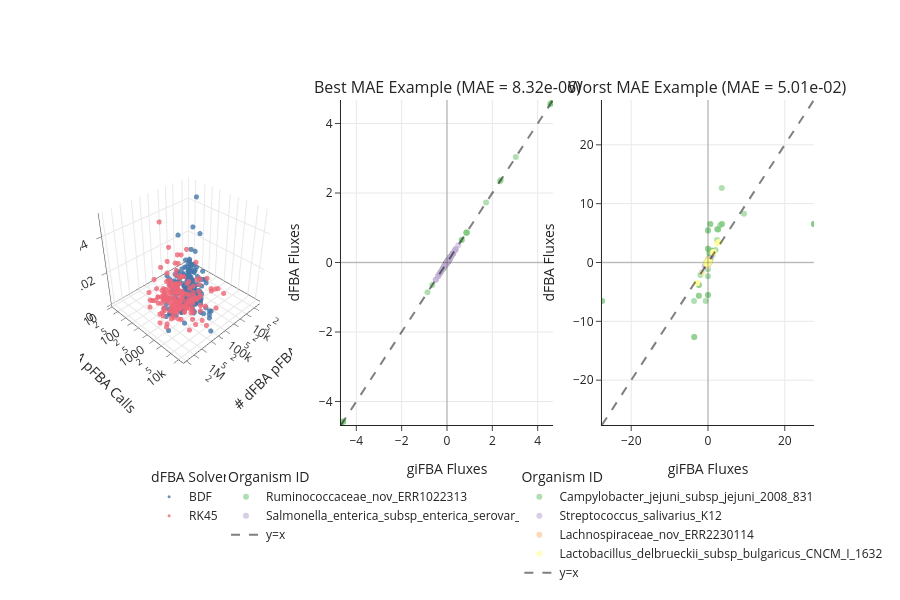

This figure's notebook cell:
### Markdown cell above
## 5. 3D efficiency scatter + best/worst-example flux comparison

### Code cell
df_filtered = df[filter_mask]

X_data = df_filtered["dfba_pfba_calls"].values
X_lab = "# dFBA pFBA Calls"
X_scale = "log"

if config.name == "AH_BI":
    Y_data = df_filtered["vmax"].values
    Y_lab = "Vmax"
    Y_scale = "log"
    yvar = "vmax"
else:
    Y_data = df_filtered["gifba_pfba_calls"].values
    Y_lab = "# giFBA pFBA Calls"
    Y_scale = "log"
    yvar = "log-pfba-ratio"

Z_data = eq_df_filtered["MAE"].values
Z_lab = "MAE"
Z_scale = "linear"

fig = make_subplots(
    rows=1,
    cols=3,
    specs=[[{"type": "scene"}, {"type": "xy"}, {"type": "xy"}]],
    subplot_titles=(
        "",
        "Best MAE Example (MAE = {:.2e})".format(eq_df_filtered["MAE"].min()),
        "Worst MAE Example (MAE = {:.2e})".format(eq_df_filtered["MAE"].max()),
    ),
)

for solver, color in bau.SOLVER_COLORS.items():
    solver_mask = (df_filtered["solver_method"] == solver).to_numpy()
    fig.add_trace(
        go.Scatter3d(
            x=X_data[solver_mask], y=Y_data[solver_mask], z=Z_data[solver_mask],
            mode="markers", name=solver,
            marker=dict(size=3, color=color, opacity=0.8),
            legend="legend",
        ),
        row=1, col=1,
    )

best_idx = eq_df_filtered["MAE"].idxmin()
worst_idx = eq_df_filtered["MAE"].idxmax()

gifba_best = gifba_fluxes_df.loc[best_idx]
dfba_best = dfba_fluxes_df.loc[best_idx].reindex(gifba_best.index)
best_color_map = bau.build_org_color_map(gifba_best.index.map(bau.get_org_index), plt.cm.Accent)
best_bounds = bau.add_flux_traces(fig, gifba_best, dfba_best, model_names.get(best_idx), best_color_map, "legend2", 2)

gifba_worst = gifba_fluxes_df.loc[worst_idx]
dfba_worst = dfba_fluxes_df.loc[worst_idx].reindex(gifba_worst.index)
worst_color_map = bau.build_org_color_map(gifba_worst.index.map(bau.get_org_index), plt.cm.Accent)
worst_bounds = bau.add_flux_traces(fig, gifba_worst, dfba_worst, model_names.get(worst_idx), worst_color_map, "legend3", 3)

camera_zoom = 2.0
fig.update_layout(
    scene=dict(
        xaxis_title=X_lab,
        yaxis_title=Y_lab,
        zaxis_title=Z_lab,
        xaxis=dict(type=X_scale, showgrid=True, zeroline=True, showticklabels=True),
        yaxis=dict(type=Y_scale, showgrid=True, zeroline=True, showticklabels=True),
        zaxis=dict(type=Z_scale, showgrid=True, zeroline=True, showticklabels=True),
        camera=dict(eye=dict(x=camera_zoom, y=camera_zoom, z=camera_zoom))
    ),
    height=600,
    showlegend=True,
    template="simple_white",
    legend=dict(
        title=dict(text="dFBA Solver"),
        orientation="v", x=0.15, y=-0.12, xanchor="center", yanchor="top",
    ),
    legend2=dict(
        title=dict(text="Organism ID"),
        orientation="v", x=0.50, y=-0.12, xanchor="center", yanchor="top",
    ),
    legend3=dict(
        title=dict(text="Organism ID"),
        orientation="v", x=0.85, y=-0.12, xanchor="center", yanchor="top",
    )
)

fig.show()
fig.write_html(FIG_DIR / f"3d_scatter_efficiency_{yvar}_mae_{config.name}.html")

### Figure 1 — Plotly figure (JSON) as saved in the notebook; plotly's stock layout.template omitted (floating-point values rounded to 4 significant figures; data arrays with more than 128 entries replaced by an {"elided": "..."} marker saying what was removed)
{"data": [{"legend": "legend", "marker": {"color": "#4477AA", "opacity": 0.8, "size": 3}, "mode": "markers", "name": "BDF", "scene": "scene", "type": "scatter3d", "x": {"elided": "205 int values"}, "y": {"elided": "205 float values"}, "z": {"elided": "205 float values"}}, {"legend": "legend", "marker": {"color": "#EE6677", "opacity": 0.8, "size": 3}, "mode": "markers", "name": "RK45", "scene": "scene", "type": "scatter3d", "x": {"elided": "171 int values"}, "y": {"elided": "171 float values"}, "z": {"elided": "171 float values"}}, {"hovertemplate": "<b>%{text}</b><br>giFBA: %{x:.4g}<br>dFBA: %{y:.4g}<extra>Ruminococcaceae_nov_ERR1022313</extra>", "legend": "legend2", "marker": {"color": "#7fc97f", "opacity": 0.6}, "mode": "markers", "name": "Ruminococcaceae_nov_ERR1022313", "text": {"elided": "3293 str values"}, "type": "scatter", "x": {"elided": "3293 float values"}, "xaxis": "x", "y": {"elided": "3293 float values"}, "yaxis": "y"}, {"hovertemplate": "<b>%{text}</b><br>giFBA: %{x:.4g}<br>dFBA: %{y:.4g}<extra>Salmonella_enterica_subsp_enterica_serovar_Enteritidis_str_607308_19</extra>", "legend": "legend2", "marker": {"color": "#beaed4", "opacity": 0.6}, "mode": "markers", "name": "Salmonella_enterica_subsp_enterica_serovar_Enteritidis_str_607308_19", "text": {"elided": "3214 str values"}, "type": "scatter", "x": {"elided": "3214 float values"}, "xaxis": "x", "y": {"elided": "3214 float values"}, "yaxis": "y"}, {"legend": "legend2", "line": {"color": "rgba(0, 0, 0, 0.5)", "dash": "dash"}, "mode": "lines", "name": "y=x", "type": "scatter", "x": [-4.676, 4.676], "xaxis": "x", "y": [-4.676, 4.676], "yaxis": "y"}, {"hovertemplate": "<b>%{text}</b><br>giFBA: %{x:.4g}<br>dFBA: %{y:.4g}<extra>Campylobacter_jejuni_subsp_jejuni_2008_831</extra>", "legend": "legend3", "marker": {"color": "#7fc97f", "opacity": 0.6}, "mode": "markers", "name": "Campylobacter_jejuni_subsp_jejuni_2008_831", "text": {"elided": "3293 str values"}, "type": "scatter", "x": {"elided": "3293 float values"}, "xaxis": "x2", "y": {"elided": "3293 float values"}, "yaxis": "y2"}, {"hovertemplate": "<b>%{text}</b><br>giFBA: %{x:.4g}<br>dFBA: %{y:.4g}<extra>Streptococcus_salivarius_K12</extra>", "legend": "legend3", "marker": {"color": "#beaed4", "opacity": 0.6}, "mode": "markers", "name": "Streptococcus_salivarius_K12", "text": {"elided": "3214 str values"}, "type": "scatter", "x": {"elided": "3214 float values"}, "xaxis": "x2", "y": {"elided": "3214 float values"}, "yaxis": "y2"}, {"hovertemplate": "<b>%{text}</b><br>giFBA: %{x:.4g}<br>dFBA: %{y:.4g}<extra>Lachnospiraceae_nov_ERR2230114</extra>", "legend": "legend3", "marker": {"color": "#fdc086", "opacity": 0.6}, "mode": "markers", "name": "Lachnospiraceae_nov_ERR2230114", "text": {"elided": "3053 str values"}, "type": "scatter", "x": {"elided": "3053 float values"}, "xaxis": "x2", "y": {"elided": "3053 float values"}, "yaxis": "y2"}, {"hovertemplate": "<b>%{text}</b><br>giFBA: %{x:.4g}<br>dFBA: %{y:.4g}<extra>Lactobacillus_delbrueckii_subsp_bulgaricus_CNCM_I_1632</extra>", "legend": "legend3", "marker": {"color": "#ffff99", "opacity": 0.6}, "mode": "markers", "name": "Lactobacillus_delbrueckii_subsp_bulgaricus_CNCM_I_1632", "text": {"elided": "2910 str values"}, "type": "scatter", "x": {"elided": "2910 float values"}, "xaxis": "x2", "y": {"elided": "2910 float values"}, "yaxis": "y2"}, {"legend": "legend3", "line": {"color": "rgba(0, 0, 0, 0.5)", "dash": "dash"}, "mode": "lines", "name": "y=x", "type": "scatter", "x": [-27.62, 27.62], "xaxis": "x2", "y": [-27.62, 27.62], "yaxis": "y2"}], "layout": {"annotations": [{"font": {"size": 16}, "showarrow": false, "text": "Best MAE Example (MAE = 8.32e-06)", "x": 0.5, "xanchor": "center", "xref": "paper", "y": 1, "yanchor": "bottom", "yref": "paper"}, {"font": {"size": 16}, "showarrow": false, "text": "Worst MAE Example (MAE = 5.01e-02)", "x": 0.8556, "xanchor": "center", "xref": "paper", "y": 1, "yanchor": "bottom", "yref": "paper"}], "height": 600, "legend": {"orientation": "v", "title": {"text": "dFBA Solver"}, "x": 0.15, "xanchor": "center", "y": -0.12, "yanchor": "top"}, "legend2": {"orientation": "v", "title": {"text": "Organism ID"}, "x": 0.5, "xanchor": "center", "y": -0.12, "yanchor": "top"}, "legend3": {"orientation": "v", "title": {"text": "Organism ID"}, "x": 0.85, "xanchor": "center", "y": -0.12, "yanchor": "top"}, "scene": {"camera": {"eye": {"x": 2, "y": 2, "z": 2}}, "domain": {"x": [0, 0.2889], "y": [0, 1]}, "xaxis": {"showgrid": true, "showticklabels": true, "title": {"text": "# dFBA pFBA Calls"}, "type": "log", "zeroline": true}, "yaxis": {"showgrid": true, "showticklabels": true, "title": {"text": "# giFBA pFBA Calls"}, "type": "log", "zeroline": true}, "zaxis": {"showgrid": true, "showticklabels": true, "title": {"text": "MAE"}, "type": "linear", "zeroline": true}}, "shapes": [{"line": {"color": "black", "width": 1.5}, "opacity": 0.2, "type": "line", "x0": 0, "x1": 0, "xref": "x", "y0": -4.676, "y1": 4.676, "yref": "y"}, {"line": {"color": "black", "width": 1.5}, "opacity": 0.2, "type": "line", "x0": -4.676, "x1": 4.676, "xref": "x", "y0": 0, "y1": 0, "yref": "y"}, {"line": {"color": "black", "width": 1.5}, "opacity": 0.2, "type": "line", "x0": 0, "x1": 0, "xref": "x2", "y0": -27.62, "y1": 27.62, "yref": "y2"}, {"line": {"color": "black", "width": 1.5}, "opacity": 0.2, "type": "line", "x0": -27.62, "x1": 27.62, "xref": "x2", "y0": 0, "y1": 0, "yref": "y2"}], "showlegend": true, "xaxis": {"anchor": "y", "domain": [0.3556, 0.6444], "range": [-4.676, 4.676], "showgrid": true, "title": {"text": "giFBA Fluxes"}}, "xaxis2": {"anchor": "y2", "domain": [0.7111, 1], "range": [-27.62, 27.62], "showgrid": true, "title": {"text": "giFBA Fluxes"}}, "yaxis": {"anchor": "x", "domain": [0, 1], "range": [-4.676, 4.676], "showgrid": true, "title": {"text": "dFBA Fluxes"}}, "yaxis2": {"anchor": "x2", "domain": [0, 1], "range": [-27.62, 27.62], "showgrid": true, "title": {"text": "dFBA Fluxes"}}}}
